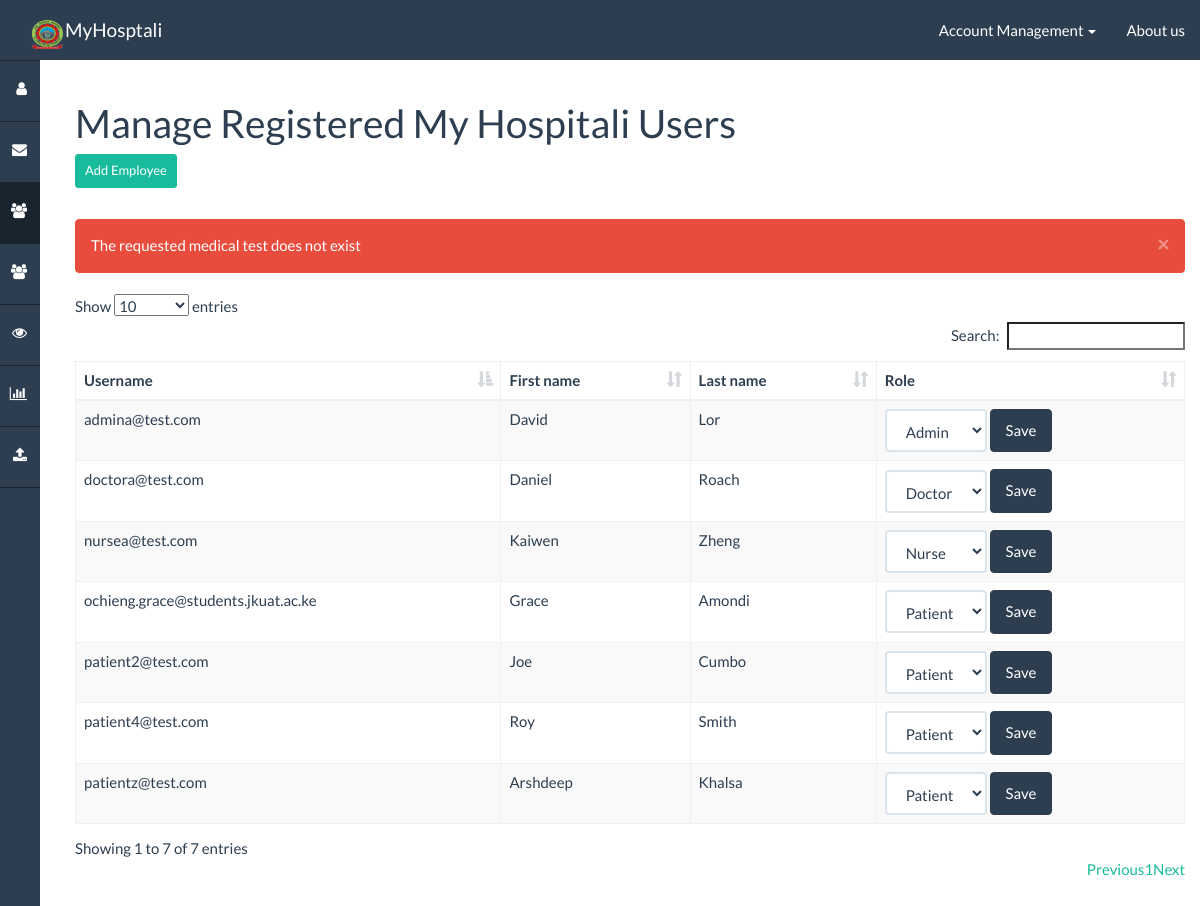
The app's page /admin/users/ (signed in), older data.
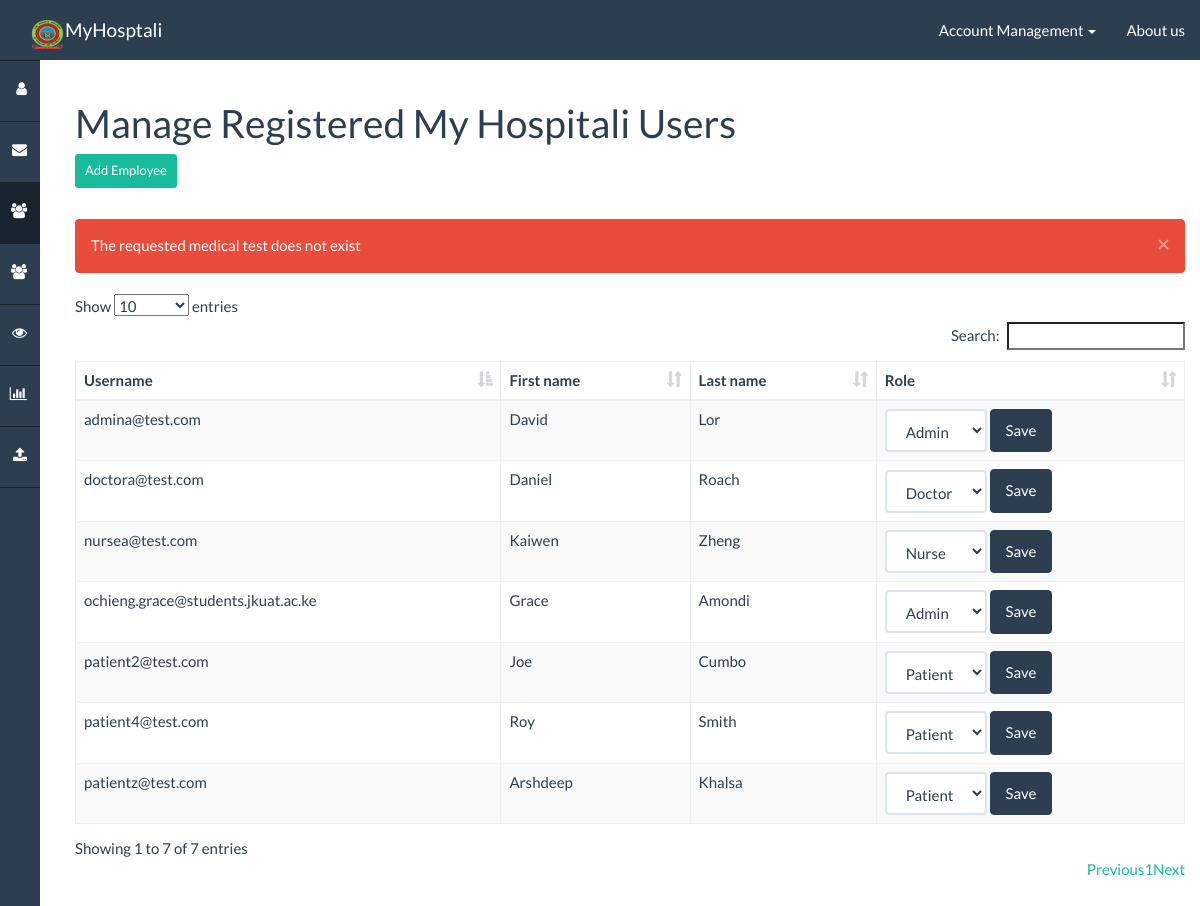
The same page, newer data.
### healthnet/models.py (models this page shows, shortened)
class Account(models.Model):
    ACCOUNT_UNKNOWN = 0
    ACCOUNT_PATIENT = 10
    ACCOUNT_NURSE = 20
    ACCOUNT_DOCTOR = 30
    ACCOUNT_ADMIN = 40
    ACCOUNT_TYPES = (
        (ACCOUNT_UNKNOWN, "Unknown"),
        (ACCOUNT_PATIENT, "Patient"),
        (ACCOUNT_NURSE, "Nurse"),
        (ACCOUNT_DOCTOR, "Doctor"),
        (ACCOUNT_ADMIN, "Admin"),
    )
    EMPLOYEE_TYPES = (
        (ACCOUNT_NURSE, "Nurse"),
        (ACCOUNT_DOCTOR, "Doctor"),
        (ACCOUNT_ADMIN, "Admin"),
    )
    role = models.IntegerField(default=0, choices=ACCOUNT_TYPES)
    profile = models.OneToOneField(Profile)
    user = models.OneToOneField(User)
    class Admin:
        list_display = (
            'role',
            'profile',
            'user'
        )

class Profile(models.Model):
    GENDER = (
        ('M', "Male"),
        ('F', "Female"),
    )
    firstname = models.CharField(blank=True, max_length=50)
    lastname = models.CharField(blank=True, max_length=50)
    insurance = models.CharField(blank=True, max_length=50)
    emergencyContactName = models.CharField(blank=True, max_length=50)
    emergencyContactNumber = models.CharField(blank=True, max_length=20)
    sex = models.CharField(blank=True, max_length=1, choices=GENDER)
    birthday = models.DateField(default=date(1000, 1, 1))
    phone = models.CharField(blank=True, max_length=20)
    allergies = models.CharField(blank=True, max_length=250)
    created = models.DateTimeField(auto_now_add=True)
    prefHospital = models.ForeignKey(Hospital, null=True, related_name="profiles_prefhospital")
    linkedEmergencyContact = models.ForeignKey('Account', null=True, related_name="profiles_contact")
    primaryCareDoctor = models.ForeignKey('Account', null=True, related_name="profiles_primarycaredoctor")

### healthnet/views_admin.py (the view, shortened to what this page needs)
# urls.py: url(r'^admin/users/$', views_admin.users_view, name='admin/users'),
def users_view(request):
    authentication_result = views.authentication_check(request, [Account.ACCOUNT_ADMIN])
    if authentication_result is not None: return authentication_result
    template_data = views.parse_session(request)
    template_data['query'] = Account.objects.all().order_by('-role')
    return render(request, 'healthnet/admin/users.html', template_data)

### healthnet/templatetags/app_filters.py (called while the page is built)
@register.filter(name='isAuthenticated')
def isAuthenticated(user):
    return user.is_authenticated()

### healthnet/views.py (called while the page is built)
def parse_session(request, template_data=None):
    if template_data is None:
        template_data = {}
    if request.session.has_key('alert_success'):
        template_data['alert_success'] = request.session.get('alert_success')
        del request.session['alert_success']
    if request.session.has_key('alert_danger'):
        template_data['alert_danger'] = request.session.get('alert_danger')
        del request.session['alert_danger']
    return template_data

### templates/healthnet/admin/users.html (shortened to what this page needs)
{% extends "base.html" %}
{% load app_filters %}
{% block sidebar_admin_users %}active{% endblock %}
{% block body_header %}
    Manage Registered My Hospitali Users
    <br>
    <a class="btn btn-success btn-sm" href="/admin/createemployee/" role="button">Add Employee</a>
{% endblock %}
{% block body %}
    <table id="datatable" class="table table-hover table-striped table-bordered">
        <thead>
            <th>Username</th>
            <th>First name</th>
            <th>Last name</th>
            <th>Role</th>
        </thead>
        <tbody>
            {% for account in query %}
                <tr>
                    <td>{{ account.user.username }}</td>
                    <td>{{ account.profile.firstname }}</td>
                    <td>{{ account.profile.lastname }}</td>
                    <td data-value="{{ account.role }}">
                        <form action="./" method="post" class="form-inline">{% csrf_token %}
                            <select class="form-control" name="role">
                                <option value="10" {% if account.role == 10 %}selected="selected"{% endif %}>Patient</option>
                                <option value="20" {% if account.role == 20 %}selected="selected"{% endif %}>Nurse</option>
                                <option value="30" {% if account.role == 30 %}selected="selected"{% endif %}>Doctor</option>
                                <option value="40" {% if account.role == 40 %}selected="selected"{% endif %}>Admin</option>
                            </select>
                            <input class="btn btn-primary" type="submit" value="Save"/>
                        </form>
                    </td>
                </tr>
            {% endfor %}
        </tbody>
    </table>
{% endblock %}

Row changes from the older to the newer data that the page shows:
changed Account "ochieng.grace@students.jkuat.ac.ke": role "Patient" → "Admin"; moves up the list
